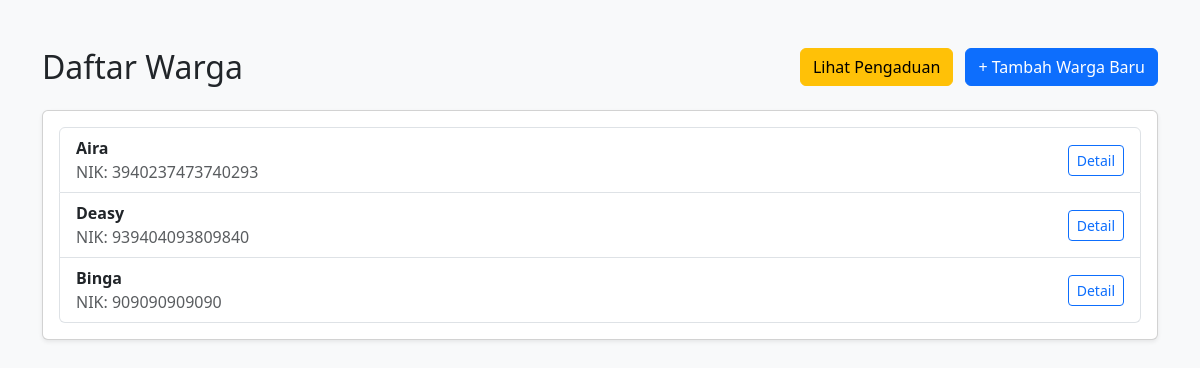
The page /warga/ on the database its author committed.
### warga/models.py (models this page shows, shortened)
class Warga(models.Model):
    nik = models.CharField(max_length=16, unique=True, verbose_name="Nomor Induk Kependudukan")
    nama_lengkap = models.CharField(max_length=100, verbose_name="Nama Lengkap")
    alamat = models.TextField(verbose_name="Alamat Tinggal")
    no_telepon = models.CharField(max_length=15, blank=True, verbose_name="Nomor Telepon")
    tanggal_registrasi = models.DateTimeField(auto_now_add=True)

### warga/views.py (the view)
# urls.py: path('', WargaListView.as_view(), name='warga-list'),
class WargaListView(ListView):
    model = Warga
    template_name = 'warga/warga_list.html'
    context_object_name = 'warga_list'

### warga/templates/warga/warga_list.html (shortened to what this page needs)
<!DOCTYPE html>
<html>
<head>
    <link href="https://cdn.jsdelivr.net/npm/bootstrap@5.3.0/dist/css/bootstrap.min.css" rel="stylesheet">
</head>
<body class="bg-light">
<div class="container mt-5">
    <div class="d-flex justify-content-between mb-3">
    <h2>Daftar Warga</h2>
    <div>
        <a href="{% url 'pengaduan_list' %}" class="btn btn-warning me-2">
            Lihat Pengaduan
        </a>
        <a href="{% url 'warga-tambah' %}" class="btn btn-primary">
            + Tambah Warga Baru
        </a>
    </div>
</div>
    <div class="card shadow-sm">
        <div class="card-body">
            {% if warga_list %}
            <ul class="list-group">
                {% for warga in warga_list %}
                    <li class="list-group-item d-flex justify-content-between align-items-center">
                        <div>
                            <strong>{{ warga.nama_lengkap }}</strong><br>
                            <span class="text-muted">NIK: {{ warga.nik }}</span>
                        </div>
                        <a href="{% url 'warga-detail' warga.pk %}" class="btn btn-outline-primary btn-sm">
                            Detail
                        </a>
                    </li>
                {% endfor %}
            </ul>
            {% else %}
                <p class="text-muted">Belum ada data warga.</p>
            {% endif %}
        </div>
    </div>
</div>
</body>
</html>

### rows shown on the page
Warga: nama_lengkap "Aira", nik "3940237473740293"
Warga: nama_lengkap "Deasy", nik "939404093809840"
Warga: nama_lengkap "Binga", nik "909090909090"
